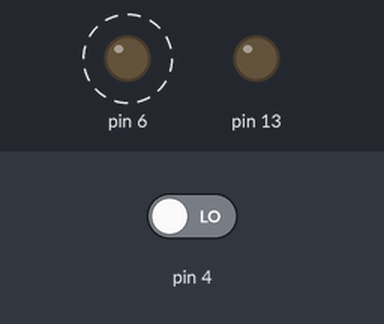
This sketch was run on a simulated Arduino Uno, built with avr-gcc and run on an emulated ATmega328P. On the bench: output pins drawn as LEDs (lit = HIGH). Dashed ring = blinking. The test bench sets the inputs (shaded band); at power-on: pin 4 LOW. What the sketch prints to the serial monitor is not drawn.

Above: at 0.91 s.
1.3 s: pin 4 driven HIGH
At 2.8 s:
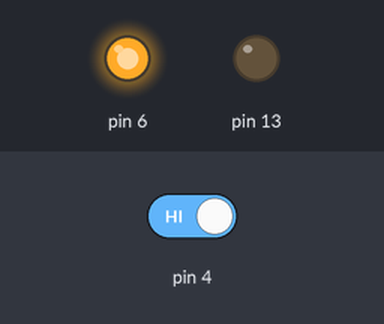
At 3.7 s:
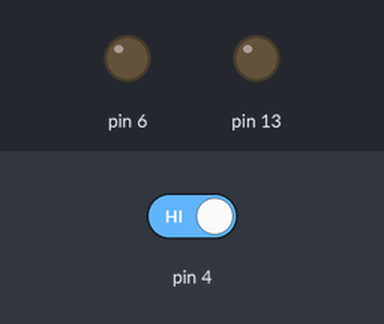
Timing chart, 0 to 10.3 s (numbered marks = the images above; inputs shaded):
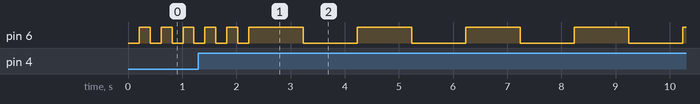

The sketch:

ClassenBsp.ino
```cpp
#include <CblinkLED.h>
#include <CTaster.h>


CBlinkLED internalLED(13);
CBlinkLED grueneLED(6);
CTaster taster1(4);

void setup() {


  //grueneLED.startBlink(200);
  //internalLED.startBlink(1200);
  Serial.begin(9600);
}

void loop() {


 //internalLED.check();
 grueneLED.check();
 taster1.check();
 //Serial.println(taster1.zeitGedrueckt());
  long int zeit = taster1.zeitGedrueckt();
 if(zeit< 1000){
  grueneLED.startBlink(200);
 }
 if(zeit >= 1000)
 {
   grueneLED.startBlink(1000);
 }
 //Serial.println(grueneLED.zeitein());
 //Serial.println(grueneLED.zeitaus());
 Serial.println(taster1.steigendeFlanken());

 /*
 if(taster1.fallendeFlanke())
 {
  internalLED.stopBlink();
  grueneLED.stopBlink();
 }
 if(taster1.steigendeFlanke())
 {
  grueneLED.startBlink(1500);
  internalLED.startBlink(1000);
 }*/
}
```

CTaster.h
```cpp
#include <Arduino.h>

class CTaster {
  private:
    int pinNr;
    bool steigFlanke;
    bool fallFlanke;
    boolean letzterWert;
    long int zeitSteigFlanke;
    long int zeitFallFlanke;
    int AnzahlSteigendeFlanken;
  public:
    CTaster(int pinNr_);

    boolean istGedrueckt();

    void check();

    int steigendeFlanken();

    bool steigendeFlanke();


    bool fallendeFlanke();


    long int zeitGedrueckt();


    long int zeitLosgelassen();


};
```

CblinkLED.h
```cpp
#include <Arduino.h>


class CBlinkLED {
  private:
    int pinNr;
    bool blinkenAktiv;
    long int letzteBlinkZeit;
    long int blinkZeit;
    bool letzterWert = LOW;
    long int zeitsteig;
    long int zeitfall;
  public:
    CBlinkLED(int pinNr0);
    void ein();
    void aus();
    void umschalten();
    void startBlink(long int blinkZeit0);
    void stopBlink();
    void check();
    long int zeitein();
    long int zeitaus();
    boolean isBlinking();
    boolean isOn();

};
```
